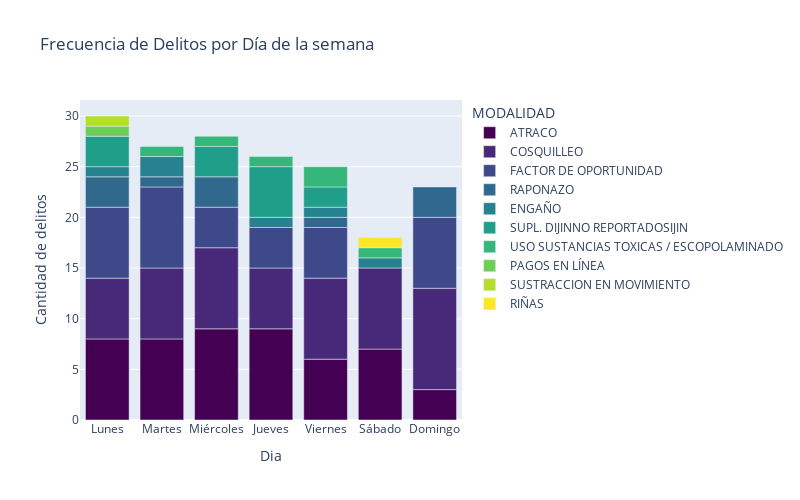

Notebook code cell kept with this figure:
### Code cell
weekday_crimes_df = crimesbyweekdays(df_crimes).to_frame().reset_index()
weekday_crimes_df.columns = ["DIA",'MODALIDAD','FRECUENCIA']
weekDayOrder = ['Lunes', 'Martes', 'Miércoles', 'Jueves', 'Viernes', 'Sábado', 'Domingo']
fig = px.bar(weekday_crimes_df, x= "DIA", y="FRECUENCIA", title='Frecuencia de Delitos por Día de la semana',
             category_orders={"DIA": weekDayOrder},
             color='MODALIDAD',
             color_discrete_sequence=px.colors.sequential.Viridis,
             width=800, 
             height=500,
             labels={'FRECUENCIA':'Cantidad de delitos','DIA':'Dia'})
fig.show()

### Figure 1 — Plotly figure (JSON) as saved in the notebook; plotly's stock layout.template omitted (floating-point values rounded to 4 significant figures)
{"data": [{"alignmentgroup": "True", "hovertemplate": "MODALIDAD=ATRACO<br>Dia=%{x}<br>Cantidad de delitos=%{y}<extra></extra>", "legendgroup": "ATRACO", "marker": {"color": "#440154", "pattern": {"shape": ""}}, "name": "ATRACO", "offsetgroup": "ATRACO", "orientation": "v", "showlegend": true, "textposition": "auto", "type": "bar", "x": ["Domingo", "Jueves", "Lunes", "Martes", "Miércoles", "Sábado", "Viernes"], "xaxis": "x", "y": [3, 9, 8, 8, 9, 7, 6], "yaxis": "y"}, {"alignmentgroup": "True", "hovertemplate": "MODALIDAD=COSQUILLEO<br>Dia=%{x}<br>Cantidad de delitos=%{y}<extra></extra>", "legendgroup": "COSQUILLEO", "marker": {"color": "#482878", "pattern": {"shape": ""}}, "name": "COSQUILLEO", "offsetgroup": "COSQUILLEO", "orientation": "v", "showlegend": true, "textposition": "auto", "type": "bar", "x": ["Domingo", "Jueves", "Lunes", "Martes", "Miércoles", "Sábado", "Viernes"], "xaxis": "x", "y": [10, 6, 6, 7, 8, 8, 8], "yaxis": "y"}, {"alignmentgroup": "True", "hovertemplate": "MODALIDAD=FACTOR DE OPORTUNIDAD<br>Dia=%{x}<br>Cantidad de delitos=%{y}<extra></extra>", "legendgroup": "FACTOR DE OPORTUNIDAD", "marker": {"color": "#3e4989", "pattern": {"shape": ""}}, "name": "FACTOR DE OPORTUNIDAD", "offsetgroup": "FACTOR DE OPORTUNIDAD", "orientation": "v", "showlegend": true, "textposition": "auto", "type": "bar", "x": ["Domingo", "Jueves", "Lunes", "Martes", "Miércoles", "Viernes"], "xaxis": "x", "y": [7, 4, 7, 8, 4, 5], "yaxis": "y"}, {"alignmentgroup": "True", "hovertemplate": "MODALIDAD=RAPONAZO<br>Dia=%{x}<br>Cantidad de delitos=%{y}<extra></extra>", "legendgroup": "RAPONAZO", "marker": {"color": "#31688e", "pattern": {"shape": ""}}, "name": "RAPONAZO", "offsetgroup": "RAPONAZO", "orientation": "v", "showlegend": true, "textposition": "auto", "type": "bar", "x": ["Domingo", "Lunes", "Martes", "Miércoles", "Viernes"], "xaxis": "x", "y": [3, 3, 1, 3, 1], "yaxis": "y"}, {"alignmentgroup": "True", "hovertemplate": "MODALIDAD=ENGAÑO<br>Dia=%{x}<br>Cantidad de delitos=%{y}<extra></extra>", "legendgroup": "ENGAÑO", "marker": {"color": "#26828e", "pattern": {"shape": ""}}, "name": "ENGAÑO", "offsetgroup": "ENGAÑO", "orientation": "v", "showlegend": true, "textposition": "auto", "type": "bar", "x": ["Jueves", "Lunes", "Martes", "Sábado", "Viernes"], "xaxis": "x", "y": [1, 1, 2, 1, 1], "yaxis": "y"}, {"alignmentgroup": "True", "hovertemplate": "MODALIDAD=SUPL. DIJINNO REPORTADOSIJIN<br>Dia=%{x}<br>Cantidad de delitos=%{y}<extra></extra>", "legendgroup": "SUPL. DIJINNO REPORTADOSIJIN", "marker": {"color": "#1f9e89", "pattern": {"shape": ""}}, "name": "SUPL. DIJINNO REPORTADOSIJIN", "offsetgroup": "SUPL. DIJINNO REPORTADOSIJIN", "orientation": "v", "showlegend": true, "textposition": "auto", "type": "bar", "x": ["Jueves", "Lunes", "Miércoles", "Viernes"], "xaxis": "x", "y": [5, 3, 3, 2], "yaxis": "y"}, {"alignmentgroup": "True", "hovertemplate": "MODALIDAD=USO SUSTANCIAS TOXICAS / ESCOPOLAMINADO<br>Dia=%{x}<br>Cantidad de delitos=%{y}<extra></extra>", "legendgroup": "USO SUSTANCIAS TOXICAS / ESCOPOLAMINADO", "marker": {"color": "#35b779", "pattern": {"shape": ""}}, "name": "USO SUSTANCIAS TOXICAS / ESCOPOLAMINADO", "offsetgroup": "USO SUSTANCIAS TOXICAS / ESCOPOLAMINADO", "orientation": "v", "showlegend": true, "textposition": "auto", "type": "bar", "x": ["Jueves", "Martes", "Miércoles", "Sábado", "Viernes"], "xaxis": "x", "y": [1, 1, 1, 1, 2], "yaxis": "y"}, {"alignmentgroup": "True", "hovertemplate": "MODALIDAD=PAGOS EN LÍNEA<br>Dia=%{x}<br>Cantidad de delitos=%{y}<extra></extra>", "legendgroup": "PAGOS EN LÍNEA", "marker": {"color": "#6ece58", "pattern": {"shape": ""}}, "name": "PAGOS EN LÍNEA", "offsetgroup": "PAGOS EN LÍNEA", "orientation": "v", "showlegend": true, "textposition": "auto", "type": "bar", "x": ["Lunes"], "xaxis": "x", "y": [1], "yaxis": "y"}, {"alignmentgroup": "True", "hovertemplate": "MODALIDAD=SUSTRACCION EN MOVIMIENTO<br>Dia=%{x}<br>Cantidad de delitos=%{y}<extra></extra>", "legendgroup": "SUSTRACCION EN MOVIMIENTO", "marker": {"color": "#b5de2b", "pattern": {"shape": ""}}, "name": "SUSTRACCION EN MOVIMIENTO", "offsetgroup": "SUSTRACCION EN MOVIMIENTO", "orientation": "v", "showlegend": true, "textposition": "auto", "type": "bar", "x": ["Lunes"], "xaxis": "x", "y": [1], "yaxis": "y"}, {"alignmentgroup": "True", "hovertemplate": "MODALIDAD=RIÑAS<br>Dia=%{x}<br>Cantidad de delitos=%{y}<extra></extra>", "legendgroup": "RIÑAS", "marker": {"color": "#fde725", "pattern": {"shape": ""}}, "name": "RIÑAS", "offsetgroup": "RIÑAS", "orientation": "v", "showlegend": true, "textposition": "auto", "type": "bar", "x": ["Sábado"], "xaxis": "x", "y": [1], "yaxis": "y"}], "layout": {"barmode": "relative", "height": 500, "legend": {"title": {"text": "MODALIDAD"}, "tracegroupgap": 0}, "title": {"text": "Frecuencia de Delitos por Día de la semana"}, "width": 800, "xaxis": {"anchor": "y", "categoryarray": ["Lunes", "Martes", "Miércoles", "Jueves", "Viernes", "Sábado", "Domingo"], "categoryorder": "array", "domain": [0, 1], "title": {"text": "Dia"}}, "yaxis": {"anchor": "x", "domain": [0, 1], "title": {"text": "Cantidad de delitos"}}}}
